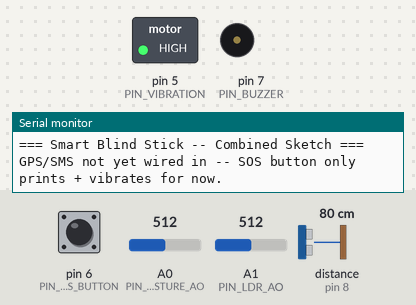
Bench run of a sketch on a simulated Arduino Uno, built with avr-gcc and run on an emulated ATmega328P. Shown: switched loads named in the sketch (green lamp = pin HIGH), buzzer (waves = sounding, pin HIGH), the last lines printed to the serial monitor. Wiring (inferred from the names in the program): ultrasonic range finder: trigger pin 9; echo pin 8. Dashed ring = blinking. The inputs (shaded band) are chosen by the test bench; at power-on: distance to the obstacle (sensor on pin 8) 80 cm, A0 (PIN_MOISTURE_AO) = 512, pin 6 (PIN_SOS_BUTTON) HIGH, A1 (PIN_LDR_AO) = 512. The echo pulse lasts 58.3 µs per cm; pins used as bus, display or sensor lines are not drawn.

Above: at 1.2 s.
1.3 s: distance to the obstacle (sensor on pin 8) set to 4 cm
4.3 s: A0 (PIN_MOISTURE_AO) set to 860
7.3 s: pin 6 (PIN_SOS_BUTTON) pulled LOW for 0.15 s
10.3 s: distance to the obstacle (sensor on pin 8) set to 2 cm
At 11.9 s:
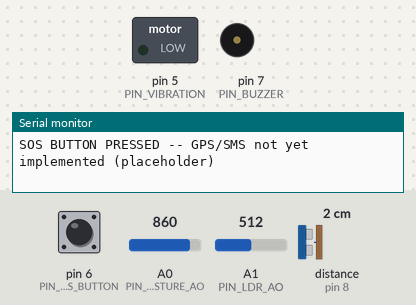
13.3 s: A1 (PIN_LDR_AO) set to 419
15.3 s: A1 (PIN_LDR_AO) set to 393
At 16.0 s:
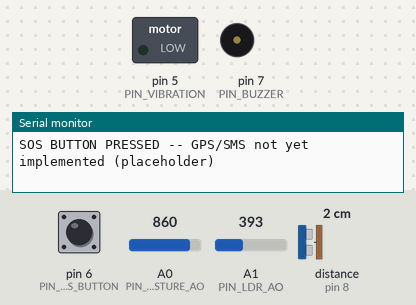
Timing chart, 0 to 17.8 s (numbered marks = the images above; inputs shaded):
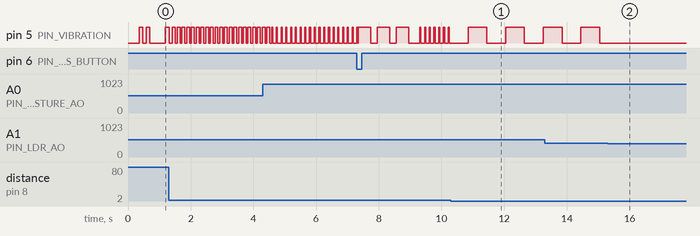

Measured:
- the behaviour switches between 401 and 400 on A1 (PIN_LDR_AO) (found by bisection; images 1 and 2)
- after the input at 10.3 s, pin 5 (PIN_VIBRATION): alternates HIGH for 0.60 s and LOW for 0.60 s, starting after 0.55 s
- after the input at 15.3 s, pin 5 (PIN_VIBRATION): stops changing and stays LOW

The sketch:

Integrated_three_sensors.ino
```cpp
/*
 * Smart Blind Stick — Combined Sketch
 * CO3302 Computer Engineering Project — Group 08
 * ================================================================
 * NOTE ON THIS FILE: your handoff notes referenced an existing combined
 * sketch (sensors + motor + buzzer + SOS placeholder) but its code text
 * wasn't available to rebuild from directly, so this file is written
 * fresh from your documented pin map, calibration values, and behavior
 * rules below. Two places where the notes were ambiguous, I made an
 * explicit choice — flagged with "DESIGN CHOICE" comments — please
 * sanity-check those against what you actually had before:
 *
 *   1. Vibration patterns per hazard type weren't specified beyond
 *      "three distinct patterns implemented" — I designed: obstacle =
 *      pulse rate that speeds up as distance decreases, water = a
 *      double-pulse pattern, dark = a slow single long pulse.
 *   2. SOS confirmation: your notes say the buzzer is "reserved
 *      exclusively for Find-My-Stick" but also that the SOS placeholder
 *      "beeps to confirm press." Since Find-My-Stick's buzzer state
 *      machine now owns D7 exclusively (and mixing the two would cause
 *      exactly the kind of RF/buzzer conflict you just spent a while
 *      debugging), SOS confirmation here uses a distinct vibration
 *      pattern instead of the buzzer. Swap it back if you actually want
 *      the buzzer for SOS too.
 *
 * GPS / SMS: still not implemented, per your instruction. sosHandler()
 * below only prints a placeholder to Serial and gives the vibration
 * confirmation — the AT+CIPGSMLOC / AT+CMGS logic is a separate,
 * later piece of work and is NOT in this file.
 *
 * Priority logic: Obstacle > Water > Dark, only the highest-priority
 * hazard drives the vibration motor at any moment (per your notes).
 * Find-My-Stick (buzzer) and SOS (vibration override) are independent
 * of hazard sensing and can interrupt/coexist as described inline.
 *
 * Everything here is non-blocking (no delay() in loop()), consistent
 * with the two bugs already found and fixed in this project (blocking
 * pulseIn() on the ultrasonic sensor, and a blocking delay(500) in the
 * old SOS handler — both corrupted RF timing).
 * ================================================================
 */

#include <RCSwitch.h>

// ---------------------------------------------------------------------
// PIN MAP (matches your documented table)
// ---------------------------------------------------------------------
const int PIN_RF_RX        = 2;   // RF RX signal, hardware interrupt (rc-switch)
// D3 / D4 reserved for SIM800L (TXD/RXD) — not used until GPS/SMS work begins
const int PIN_VIBRATION    = 5;   // Vibration motor, via BC547 transistor
const int PIN_SOS_BUTTON   = 6;   // SOS button, INPUT_PULLUP, debounced
const int PIN_BUZZER       = 7;   // Buzzer — Find-My-Stick ONLY
const int PIN_US_ECHO      = 8;   // HC-SR04 ECHO
const int PIN_US_TRIG      = 9;   // HC-SR04 TRIG
const int PIN_MOISTURE_AO  = A0;  // Moisture sensor analog out
const int PIN_LDR_AO       = A1;  // LDR module analog out

// ---------------------------------------------------------------------
// CALIBRATED THRESHOLDS (from your testing)
// ---------------------------------------------------------------------
const int WET_THRESHOLD   = 850;  // below this = wet (dry ~1023, wet ~714)
const int DARK_THRESHOLD  = 400;  // above this = dark (bright ~20, normal ~100, covered ~800)
const int OBSTACLE_CM     = 50;   // obstacle alert distance

// =======================================================================
// SECTION 1 — ULTRASONIC (non-blocking)
// =======================================================================
enum UsState { US_IDLE, US_TRIGGERED, US_ECHO_STARTED };
UsState us_state = US_IDLE;
unsigned long us_lastCycleMs = 0;
unsigned long us_triggerStartUs = 0;
unsigned long us_echoStartUs = 0;
const unsigned long US_CYCLE_MS   = 60;    // ~min gap between pings
const unsigned long US_TIMEOUT_US = 30000; // ~5m round-trip timeout
long us_distanceCm = -1; // -1 = no echo / out of range

void ultrasonic_loop() {
  unsigned long nowMs = millis();
  unsigned long nowUs = micros();

  switch (us_state) {
    case US_IDLE:
      if (nowMs - us_lastCycleMs >= US_CYCLE_MS) {
        digitalWrite(PIN_US_TRIG, LOW);
        delayMicroseconds(2);
        digitalWrite(PIN_US_TRIG, HIGH);
        delayMicroseconds(10);   // negligible, not the blocking culprit (pulseIn() was)
        digitalWrite(PIN_US_TRIG, LOW);
        us_triggerStartUs = micros();
        us_state = US_TRIGGERED;
      }
      break;

    case US_TRIGGERED:
      if (digitalRead(PIN_US_ECHO) == HIGH) {
        us_echoStartUs = nowUs;
        us_state = US_ECHO_STARTED;
      } else if (nowUs - us_triggerStartUs > US_TIMEOUT_US) {
        us_distanceCm = -1;
        us_lastCycleMs = nowMs;
        us_state = US_IDLE;
      }
      break;

    case US_ECHO_STARTED:
      if (digitalRead(PIN_US_ECHO) == LOW) {
        unsigned long duration = nowUs - us_echoStartUs;
        us_distanceCm = duration / 58; // standard us->cm conversion
        us_lastCycleMs = nowMs;
        us_state = US_IDLE;
      } else if (nowUs - us_echoStartUs > US_TIMEOUT_US) {
        us_distanceCm = -1;
        us_lastCycleMs = nowMs;
        us_state = US_IDLE;
      }
      break;
  }
}

// =======================================================================
// SECTION 2 — MOISTURE (300ms debounce)
// =======================================================================
bool moisture_isWet = false;
bool moisture_pendingWet = false;
unsigned long moisture_pendingSinceMs = 0;
const unsigned long MOISTURE_DEBOUNCE_MS = 300;

void moisture_loop() {
  int reading = analogRead(PIN_MOISTURE_AO);
  bool rawWet = (reading < WET_THRESHOLD);

  if (rawWet != moisture_pendingWet) {
    moisture_pendingWet = rawWet;
    moisture_pendingSinceMs = millis();
  } else if (millis() - moisture_pendingSinceMs >= MOISTURE_DEBOUNCE_MS) {
    moisture_isWet = moisture_pendingWet;
  }
}

// =======================================================================
// SECTION 3 — LDR (dark sensing)
// =======================================================================
bool ldr_isDark = false;

void ldr_loop() {
  int reading = analogRead(PIN_LDR_AO);
  ldr_isDark = (reading > DARK_THRESHOLD);
}

// =======================================================================
// SECTION 4 — HAZARD PRIORITY (Obstacle > Water > Dark)
// =======================================================================
enum Hazard { HAZ_NONE, HAZ_OBSTACLE, HAZ_WATER, HAZ_DARK };

// Returns int (not Hazard) on purpose -- the Arduino IDE auto-generates
// function prototypes and inserts them near the top of the file, before
// custom enum definitions exist yet. A function returning a custom enum
// type breaks that auto-generated prototype ("does not name a type").
// Returning int sidesteps it; enum constants convert to int implicitly.
int currentHazard() {
  if (us_distanceCm >= 0 && us_distanceCm <= OBSTACLE_CM) return HAZ_OBSTACLE;
  if (moisture_isWet) return HAZ_WATER;
  if (ldr_isDark) return HAZ_DARK;
  return HAZ_NONE;
}

// =======================================================================
// SECTION 5 — VIBRATION MOTOR (non-blocking, per-hazard patterns)
// DESIGN CHOICE: see note at top of file.
// =======================================================================
int vib_activeHazard = HAZ_NONE;
bool   vib_pinOn = false;
unsigned long vib_stateAt = 0;
bool   vib_sosOverride = false; // SOS pattern temporarily takes the pin

// Obstacle: on/off duty cycle whose period shrinks as distance shrinks
unsigned long obstaclePeriodMs() {
  long d = us_distanceCm;
  if (d < 0) d = OBSTACLE_CM;
  if (d > OBSTACLE_CM) d = OBSTACLE_CM;
  // 0cm -> ~80ms period (fast/urgent), 50cm -> ~400ms period (relaxed)
  return map(d, 0, OBSTACLE_CM, 80, 400);
}

// Water: double-pulse pattern, repeated (on,off,on,off-long-gap)
const unsigned long WATER_PHASE_MS[] = {120, 100, 120, 500};
const bool          WATER_PHASE_ON[] = {true, false, true, false};
const int WATER_PATTERN_LEN = 4;
int vib_waterStep = 0;

// Dark: slow single long pulse
const unsigned long DARK_ON_MS = 600;
const unsigned long DARK_OFF_MS = 600;

void vibration_setPin(bool on) {
  vib_pinOn = on;
  digitalWrite(PIN_VIBRATION, on ? HIGH : LOW);
  vib_stateAt = millis();
}

void vibration_loop() {
  if (vib_sosOverride) return; // SOS pattern owns the pin right now

  int h = currentHazard();
  if (h != vib_activeHazard) {
    // Hazard changed -> reset pattern state cleanly
    vib_activeHazard = h;
    vib_waterStep = 0;
    vibration_setPin(h == HAZ_WATER ? WATER_PHASE_ON[0] : false);
  }

  unsigned long elapsed = millis() - vib_stateAt;

  switch (vib_activeHazard) {
    case HAZ_NONE:
      if (vib_pinOn) vibration_setPin(false);
      break;

    case HAZ_OBSTACLE: {
      unsigned long period = obstaclePeriodMs();
      unsigned long half = period / 2;
      if (vib_pinOn && elapsed >= half) vibration_setPin(false);
      else if (!vib_pinOn && elapsed >= half) vibration_setPin(true);
      break;
    }

    case HAZ_WATER: {
      unsigned long stepDur = WATER_PHASE_MS[vib_waterStep];
      if (elapsed >= stepDur) {
        vib_waterStep = (vib_waterStep + 1) % WATER_PATTERN_LEN;
        vibration_setPin(WATER_PHASE_ON[vib_waterStep]);
      }
      break;
    }

    case HAZ_DARK: {
      unsigned long onOff = vib_pinOn ? DARK_ON_MS : DARK_OFF_MS;
      if (elapsed >= onOff) vibration_setPin(!vib_pinOn);
      break;
    }
  }
}

// Brief SOS confirmation pattern: 3 long pulses, then release the pin
// back to whatever hazard pattern is current.
bool   sos_vibActive = false;
int    sos_vibPulsesDone = 0;
const unsigned long SOS_VIB_ON_MS = 400;
const unsigned long SOS_VIB_OFF_MS = 200;
const int SOS_VIB_PULSES = 3;
unsigned long sos_vibStateAt = 0;
bool sos_vibPinOn = false;

void sosVibration_start() {
  vib_sosOverride = true;
  sos_vibActive = true;
  sos_vibPulsesDone = 0;
  sos_vibPinOn = true;
  sos_vibStateAt = millis();
  digitalWrite(PIN_VIBRATION, HIGH);
}

void sosVibration_loop() {
  if (!sos_vibActive) return;
  unsigned long elapsed = millis() - sos_vibStateAt;
  if (sos_vibPinOn && elapsed >= SOS_VIB_ON_MS) {
    digitalWrite(PIN_VIBRATION, LOW);
    sos_vibPinOn = false;
    sos_vibStateAt = millis();
    sos_vibPulsesDone++;
  } else if (!sos_vibPinOn && elapsed >= SOS_VIB_OFF_MS) {
    if (sos_vibPulsesDone >= SOS_VIB_PULSES) {
      sos_vibActive = false;
      vib_sosOverride = false; // hand the pin back to hazard logic
      vib_activeHazard = HAZ_NONE; // force a clean re-evaluation next loop
    } else {
      digitalWrite(PIN_VIBRATION, HIGH);
      sos_vibPinOn = true;
      sos_vibStateAt = millis();
    }
  }
}

// =======================================================================
// SECTION 6 — SOS BUTTON (debounced, edge-triggered, non-blocking)
// GPS/SMS is a TODO — see sosHandler() below.
// =======================================================================
bool sos_lastReading = HIGH;
bool sos_debouncedState = HIGH;
unsigned long sos_lastChangeMs = 0;
const unsigned long SOS_DEBOUNCE_MS = 50;

void sosHandler() {
  // TODO (next project step, GPS not ready yet):
  //   1. AT+CIPGSMLOC=1,1 to get real coordinates (currently returns
  //      0.000000,0.000000 indoors — retest outdoors first).
  //   2. Parse the returned lat/long.
  //   3. AT+CMGF=1 / AT+CMGS to send the SOS SMS with coordinates.
  // None of that is wired in yet. For now this just confirms the press.
  Serial.println(F("SOS BUTTON PRESSED -- GPS/SMS not yet implemented (placeholder)"));
  sosVibration_start();
}

void sosButton_loop() {
  bool reading = digitalRead(PIN_SOS_BUTTON);

  if (reading != sos_lastReading) {
    sos_lastChangeMs = millis();
  }

  if (millis() - sos_lastChangeMs >= SOS_DEBOUNCE_MS) {
    if (reading != sos_debouncedState) {
      sos_debouncedState = reading;
      if (sos_debouncedState == LOW) { // pressed (INPUT_PULLUP -> LOW on press)
        sosHandler();
      }
    }
  }

  sos_lastReading = reading;
}

// =======================================================================
// SECTION 7 — FIND-MY-STICK (RF + buzzer, confirmed working)
// =======================================================================
RCSwitch mySwitch = RCSwitch();

const unsigned long FMS_EXPECTED_VALUE    = 5592332UL;
const unsigned int  FMS_EXPECTED_BITS     = 24;
const unsigned int  FMS_EXPECTED_PROTOCOL = 1;

const unsigned int  FMS_REPEAT_WINDOW_MS = 400;
const unsigned int  FMS_REQUIRED_REPEATS = 2;
const unsigned long FMS_BUZZ_ON_MS       = 200;
const unsigned long FMS_BUZZ_OFF_MS      = 150;
const unsigned int  FMS_BUZZ_PULSES      = 5;
const unsigned long FMS_RELEASE_GAP_MS   = 300;

enum FmsState { FMS_IDLE, FMS_BUZZING, FMS_WAIT_RELEASE };
FmsState fms_state = FMS_IDLE;

unsigned long fms_lastReceiveTime = 0;
unsigned int  fms_consecutiveCount = 0;
unsigned long fms_lastMatchTime = 0;

unsigned long fms_buzzStateAt = 0;
unsigned int  fms_buzzPulsesDone = 0;
bool          fms_buzzPinOn = false;

void findMyStick_setup() {
  pinMode(PIN_BUZZER, OUTPUT);
  digitalWrite(PIN_BUZZER, LOW);
  mySwitch.enableReceive(digitalPinToInterrupt(PIN_RF_RX));
}

void findMyStick_loop() {
  if (mySwitch.available()) {
    unsigned long value    = mySwitch.getReceivedValue();
    unsigned int  bits     = mySwitch.getReceivedBitlength();
    unsigned int  protocol = mySwitch.getReceivedProtocol();
    mySwitch.resetAvailable();

    bool isMatch = (value == FMS_EXPECTED_VALUE &&
                    bits  == FMS_EXPECTED_BITS &&
                    protocol == FMS_EXPECTED_PROTOCOL);

    if (isMatch) {
      fms_lastMatchTime = millis();

      if (fms_state == FMS_IDLE) {
        unsigned long now = millis();
        if (now - fms_lastReceiveTime <= FMS_REPEAT_WINDOW_MS) {
          fms_consecutiveCount++;
        } else {
          fms_consecutiveCount = 1;
        }
        fms_lastReceiveTime = now;

        if (fms_consecutiveCount >= FMS_REQUIRED_REPEATS) {
          fms_state = FMS_BUZZING;
          fms_buzzPulsesDone = 0;
          fms_buzzPinOn = true;
          fms_buzzStateAt = now;
          digitalWrite(PIN_BUZZER, HIGH);
        }
      }
    }
  }

  if (fms_state == FMS_BUZZING) {
    unsigned long elapsed = millis() - fms_buzzStateAt;
    if (fms_buzzPinOn && elapsed >= FMS_BUZZ_ON_MS) {
      digitalWrite(PIN_BUZZER, LOW);
      fms_buzzPinOn = false;
      fms_buzzStateAt = millis();
      fms_buzzPulsesDone++;
    } else if (!fms_buzzPinOn && elapsed >= FMS_BUZZ_OFF_MS) {
      if (fms_buzzPulsesDone >= FMS_BUZZ_PULSES) {
        digitalWrite(PIN_BUZZER, LOW);
        fms_state = FMS_WAIT_RELEASE;
        fms_consecutiveCount = 0;
      } else {
        digitalWrite(PIN_BUZZER, HIGH);
        fms_buzzPinOn = true;
        fms_buzzStateAt = millis();
      }
    }
  }

  if (fms_state == FMS_WAIT_RELEASE) {
    if (millis() - fms_lastMatchTime >= FMS_RELEASE_GAP_MS) {
      fms_state = FMS_IDLE;
    }
  }
}

// =======================================================================
// SETUP / LOOP
// =======================================================================
void setup() {
  Serial.begin(9600);
  Serial.println(F("=== Smart Blind Stick -- Combined Sketch ==="));

  pinMode(PIN_US_TRIG, OUTPUT);
  pinMode(PIN_US_ECHO, INPUT);
  pinMode(PIN_VIBRATION, OUTPUT);
  digitalWrite(PIN_VIBRATION, LOW);
  pinMode(PIN_SOS_BUTTON, INPUT_PULLUP);

  findMyStick_setup(); // also sets up PIN_BUZZER

  Serial.println(F("GPS/SMS not yet wired in -- SOS button only prints + vibrates for now."));
}

void loop() {
  // All non-blocking -- safe to call every pass with no delay() anywhere.
  ultrasonic_loop();
  moisture_loop();
  ldr_loop();
  vibration_loop();
  sosButton_loop();
  sosVibration_loop();
  findMyStick_loop();
}
```
